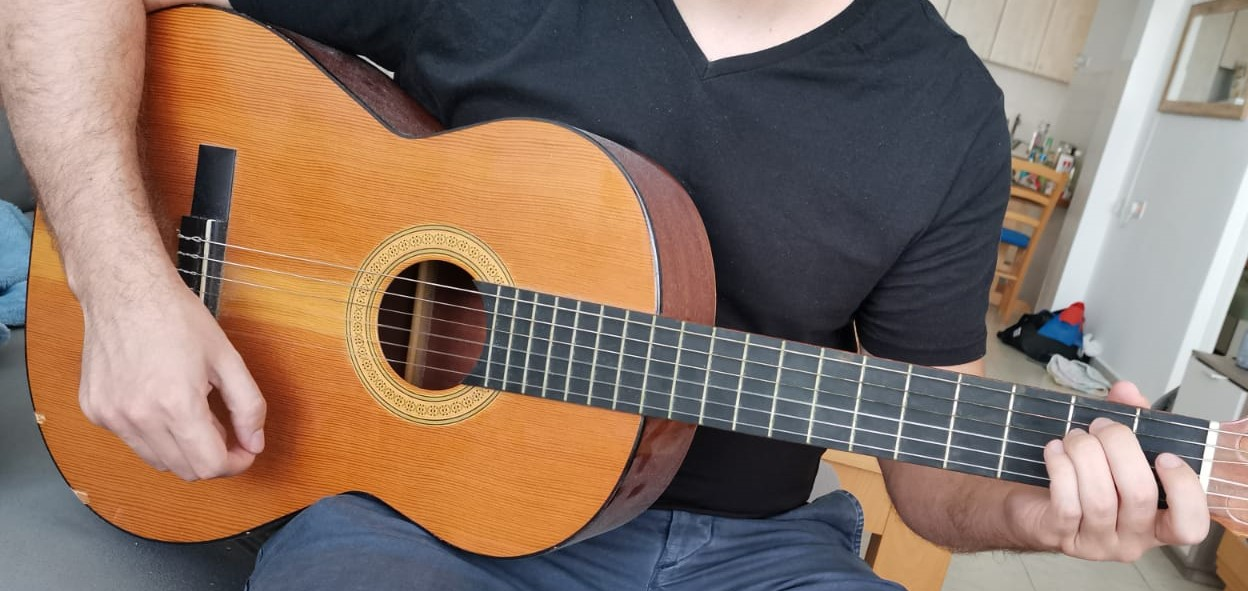
#> input picture guitar5.jfif, 1248 x 591 px
$ python -i fret_detection.py   (imports and definitions only)   (older library calls are emulated)
#> lines starting #> are read from the running program, lines starting #| are printed output that depends on the picture
import math
from itertools import zip_longest

import cv2
import numpy as np

from utils.image import Image
from utils.image import apply_threshold


def cm_to_pixels(cm: float):
    PIXELS_PER_CENTIMETER = 37.7952755906
    return cm * PIXELS_PER_CENTIMETER


def fret_detection(cropped_neck_img: Image) -> np.array:
    gray = cropped_neck_img.img_to_gray(cropped_neck_img.color_img)
    gray = Image.enhance_gray_image(gray_img=gray)
    # edges = cv2.Sobel(cropped_neck_img.blur_gray, cv2.CV_64F, 1, 0)
    edges = cv2.Sobel(gray, cv2.CV_64F, 1, 0)
    # edges = cv2.Canny(image=cropped_neck_img.blur_gray, threshold1=20, threshold2=240)
    # edges = cv2.Canny(image=gray, threshold1=20, threshold2=180)
    edges1 = apply_threshold(img=edges, threshold=90)
    edges2 = apply_threshold(img=edges, threshold=20)
    kernel = np.ones((5, 5), np.uint8)
    closing1 = cv2.morphologyEx(edges1, cv2.MORPH_CLOSE, kernel)
    lines1 = cv2.HoughLinesP(image=closing1.astype(np.uint8), rho=1, theta=np.pi / 180, threshold=18,
                            minLineLength=cropped_neck_img.height * 0.5, maxLineGap=10)
    closing2 = cv2.morphologyEx(edges2, cv2.MORPH_CLOSE, kernel)
    lines2 = cv2.HoughLinesP(image=closing2.astype(np.uint8), rho=1, theta=np.pi / 180, threshold=18,
                             minLineLength=cropped_neck_img.height * 0.1, maxLineGap=10)

    lines1 = [line[0] for line in lines1 if 1.01 * line[0][2] >= line[0][0] >= 0.99 * line[0][2]]
    lines2 = [line[0] for line in lines2 if 1.01 * line[0][2] >= line[0][0] >= 0.99 * line[0][2]]
    lines = lines1 + lines2

    lines = sorted(lines, key=lambda line: line[0])
    lines = np.array(remove_duplicate_vertical_lines(lines=lines, width = cropped_neck_img.width))

    low_ys = np.array([min(line[1], line[3]) for line in lines])
    high_ys = np.array([max(line[1], line[3]) for line in lines])
    avg_low_y = int(np.average(low_ys))
    avg_high_y = int(np.average(high_ys))
    for line in lines:
        x1, x2 = line[0], line[2]
        y1 = line[1] if 1.05 * avg_low_y >= line[1] >= 0.95 * avg_low_y else avg_low_y - 5
        y2 = line[3] if 1.05 * avg_high_y >= line[3] >= 0.95 * avg_high_y else avg_high_y + 5
        cv2.line(img=cropped_neck_img.color_img, pt1=(x1, y1), pt2=(x2, y2), color=(0, 255, 0),
                 thickness=int(cropped_neck_img.width * 0.002))
    return lines


# [99 lines left out: functions fret_detection_with_hough_lines, calculate_fret_gaps, remove_duplicate_vertical_lines, remove_duplicate_vertical_lines_test, not called in this run]

>>> import cv2
>>> picture = cv2.imread('../guitar5.jfif', cv2.IMREAD_GRAYSCALE)
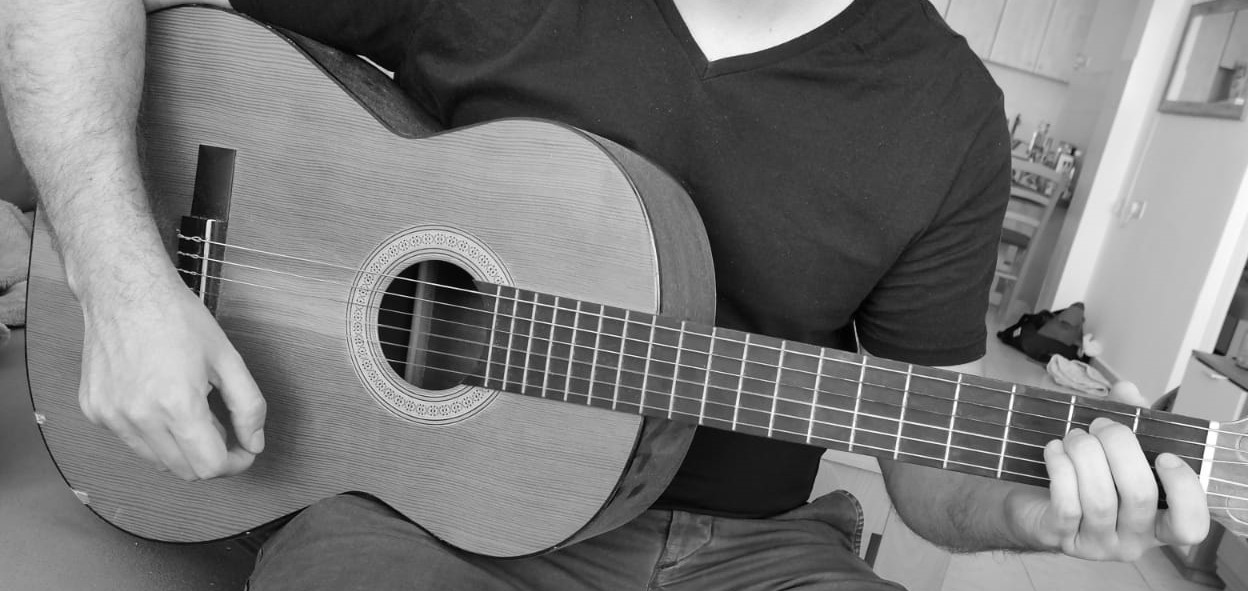
#> picture: shape (591, 1248); min 0, max 255, mean 120.8
#> (the run stopped early here; a loop or call above may not have finished)
